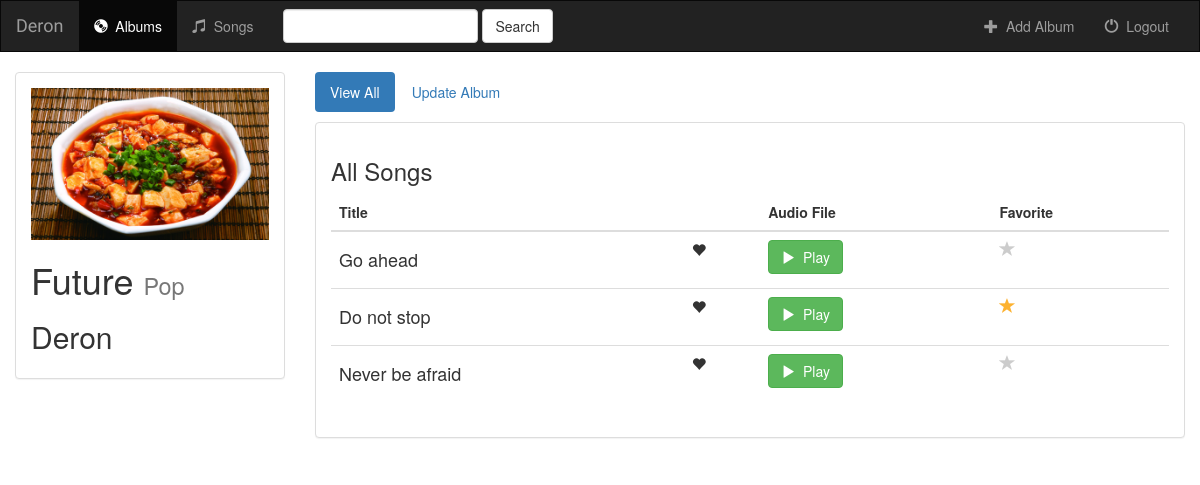
Screenshot of /music/6/favorite/ with the database file from the repository.
### music/models.py (models this page shows, shortened)
class Album(models.Model):
    artist = models.CharField(max_length=250)
    album_title = models.CharField(max_length=500)
    genre = models.CharField(max_length=100)
    album_logo = models.FileField()
    is_favorite = models.BooleanField(default=False)

class Song(models.Model):
    album = models.ForeignKey(Album, on_delete=models.CASCADE)
    song_title = models.CharField(max_length=250)
    audio_file = models.FileField(default='')
    is_favorite = models.BooleanField(default=False)

### music/views.py (the view)
# urls.py: url(r'^(?P<song_id>[0-9]+)/favorite/$', views.favorite, name='favorite'),
def favorite(request, song_id):
    song = get_object_or_404(Song, pk=song_id)
    try:
        if song.is_favorite:
            song.is_favorite = False
        else:
            song.is_favorite = True
        song.save()
    except(KeyError, Song.DoesNotExist):
        return render(request, 'music/detail.html',{
            'album': song.id,
            'error_message': "You did not select a valid song",
        })
    else:
        return render(request, 'music/detail.html', {'album': song.album})

### music/templates/music/detail.html (shortened to what this page needs)
{% extends 'music/base.html' %}
{% block body %}
    <div class="container-fluid songs-container">
        <div class="row">
            <div class="col-sm-4 col-md-3">
                <div class="panel panel-default">
                    <div class="panel-body">
                        <a href="{% url 'music:detail' album.id %}">
                            <img src="{{ album.album_logo.url }}" class="img-responsive">
                        </a>
                        <h1>{{ album.album_title }}
                            <small>{{ album.genre }}</small>
                        </h1>
                        <h2>{{ album.artist }}</h2>
                    </div>
                </div>
            </div>
            <div class="col-sm-8 col-md-9">
                <ul class="nav nav-pills" style="margin-bottom: 10px;">
                    <li role="presentation" class="active">
                        <a href="{% url 'music:detail' album.id %}">View All</a>
                    </li>
                    <li role="presentation">
                        <a href="{% url 'music:album-update' album.id %}">Update Album</a>
                    </li>
                </ul>
                <div class="panel panel-default">
                    <div class="panel-body">
                        <h3>All Songs</h3>
                        <table class="table">
                            <thead>
                            <tr>
                                <th>Title</th>
                                <th></th>
                                <th>Audio File</th>
                                <th>Favorite</th>
                            </tr>
                            </thead>
                            <tbody>
                            {% for song in album.song_set.all %}
                                <tr>
                                    <td>
                                        <h4>{{ song.song_title }}</h4>
                                    </td>
                                    <td>
                                        <span class="glyphicon glyphicon-heart"></span>
                                    </td>
                                    <td>
                                        <a target="_blank" href="{{ song.audio_file.url }}">
                                            <button type="button" class="btn btn-success">
                                                <span class="glyphicon glyphicon-play"></span>&nbsp; Play
                                            </button>
                                        </a>
                                    </td>
                                    <td>
                                        <a href="{% url 'music:favorite' song.id %}" class="btn-favorite" name="song">
                                            <span class="glyphicon glyphicon-star {% if song.is_favorite %} active {% endif %}"></span>
                                        </a>
                                    </td>
                                </tr>
                            {% endfor%}
                            </tbody>
                        </table>
                    </div>
                </div>
            </div>
        </div>
    </div>
{% endblock %}

### music/static/music/style.css (style rules this page uses)
body { background: white url("images/background.png"); }
.glyphicon-star { color: #CCCCCC; font-size: 16px; }
.glyphicon-star.active { color: #FDB230 }

### rows the page displays
Album: album_logo (picture), album_title "Future", genre "Pop", artist "Deron"
Song: song_title "Go ahead"
Song: song_title "Do not stop", is_favorite True (drawn)
Song: song_title "Never be afraid"
